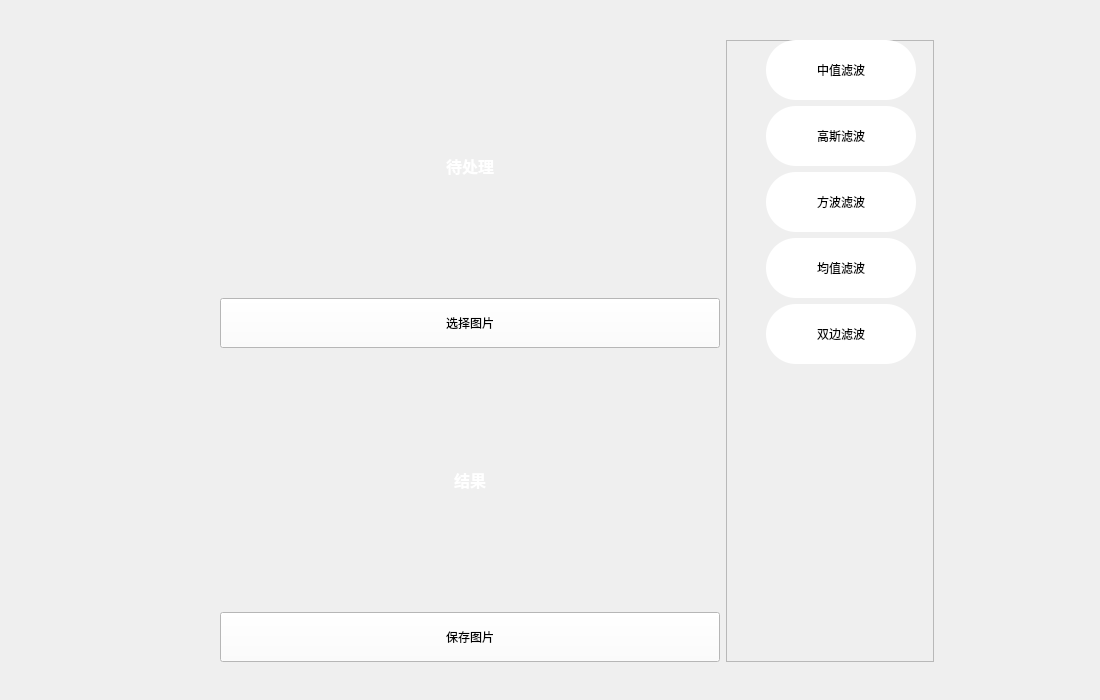
<?xml version="1.0" encoding="UTF-8"?>
<ui version="4.0">
 <class>Formwin5</class>
 <widget class="QWidget" name="Formwin5">
  <property name="geometry">
   <rect>
    <x>0</x>
    <y>0</y>
    <width>1100</width>
    <height>700</height>
   </rect>
  </property>
  <property name="minimumSize">
   <size>
    <width>1100</width>
    <height>700</height>
   </size>
  </property>
  <property name="maximumSize">
   <size>
    <width>1100</width>
    <height>700</height>
   </size>
  </property>
  <property name="windowTitle">
   <string>Form</string>
  </property>
  <widget class="QWidget" name="layoutWidget">
   <property name="geometry">
    <rect>
     <x>220</x>
     <y>40</y>
     <width>714</width>
     <height>622</height>
    </rect>
   </property>
   <layout class="QHBoxLayout" name="horizontalLayout">
    <item>
     <layout class="QGridLayout" name="gridLayout">
      <item row="0" column="0">
       <widget class="QLabel" name="label_daichuli">
        <property name="minimumSize">
         <size>
          <width>500</width>
          <height>250</height>
         </size>
        </property>
        <property name="maximumSize">
         <size>
          <width>500</width>
          <height>16777215</height>
         </size>
        </property>
        <property name="styleSheet">
         <string notr="true"/>
        </property>
        <property name="text">
         <string>&lt;html&gt;&lt;head/&gt;&lt;body&gt;&lt;p align=&quot;center&quot;&gt;&lt;span style=&quot; font-size:12pt; font-weight:600; color:#ffffff;&quot;&gt;待处理&lt;/span&gt;&lt;/p&gt;&lt;/body&gt;&lt;/html&gt;</string>
        </property>
       </widget>
      </item>
      <item row="1" column="0">
       <widget class="QPushButton" name="pushButton_load">
        <property name="minimumSize">
         <size>
          <width>500</width>
          <height>50</height>
         </size>
        </property>
        <property name="styleSheet">
         <string notr="true">background-color: rgb(255, 255, 255);</string>
        </property>
        <property name="text">
         <string>选择图片</string>
        </property>
       </widget>
      </item>
      <item row="2" column="0">
       <widget class="QLabel" name="label_jieguo">
        <property name="minimumSize">
         <size>
          <width>500</width>
          <height>250</height>
         </size>
        </property>
        <property name="styleSheet">
         <string notr="true"/>
        </property>
        <property name="text">
         <string>&lt;html&gt;&lt;head/&gt;&lt;body&gt;&lt;p align=&quot;center&quot;&gt;&lt;span style=&quot; font-size:12pt; font-weight:600; color:#ffffff;&quot;&gt;结果&lt;/span&gt;&lt;/p&gt;&lt;/body&gt;&lt;/html&gt;</string>
        </property>
       </widget>
      </item>
      <item row="3" column="0">
       <widget class="QPushButton" name="pushButton_save">
        <property name="minimumSize">
         <size>
          <width>500</width>
          <height>50</height>
         </size>
        </property>
        <property name="styleSheet">
         <string notr="true">background-color: rgb(255, 255, 255);</string>
        </property>
        <property name="text">
         <string>保存图片</string>
        </property>
       </widget>
      </item>
     </layout>
    </item>
    <item>
     <widget class="QFrame" name="frame">
      <property name="minimumSize">
       <size>
        <width>40</width>
        <height>0</height>
       </size>
      </property>
      <property name="frameShape">
       <enum>QFrame::StyledPanel</enum>
      </property>
      <property name="frameShadow">
       <enum>QFrame::Raised</enum>
      </property>
      <widget class="QWidget" name="layoutWidget">
       <property name="geometry">
        <rect>
         <x>40</x>
         <y>0</y>
         <width>158</width>
         <height>580</height>
        </rect>
       </property>
       <layout class="QFormLayout" name="formLayout">
        <item row="0" column="0">
         <widget class="QPushButton" name="pushButton_zhongzhi">
          <property name="minimumSize">
           <size>
            <width>150</width>
            <height>60</height>
           </size>
          </property>
          <property name="styleSheet">
           <string notr="true">background-color: rgb(255, 255, 255);
border-radius:30px;</string>
          </property>
          <property name="text">
           <string>中值滤波</string>
          </property>
         </widget>
        </item>
        <item row="1" column="0">
         <widget class="QPushButton" name="pushButton_gauss">
          <property name="minimumSize">
           <size>
            <width>150</width>
            <height>60</height>
           </size>
          </property>
          <property name="styleSheet">
           <string notr="true">background-color: rgb(255, 255, 255);
border-radius:30px;</string>
          </property>
          <property name="text">
           <string>高斯滤波</string>
          </property>
         </widget>
        </item>
        <item row="2" column="0">
         <widget class="QPushButton" name="pushButton_fangbo">
          <property name="minimumSize">
           <size>
            <width>150</width>
            <height>60</height>
           </size>
          </property>
          <property name="styleSheet">
           <string notr="true">background-color: rgb(255, 255, 255);
border-radius:30px;</string>
          </property>
          <property name="text">
           <string>方波滤波</string>
          </property>
         </widget>
        </item>
        <item row="3" column="0">
         <widget class="QPushButton" name="pushButton_junzhi">
          <property name="minimumSize">
           <size>
            <width>150</width>
            <height>60</height>
           </size>
          </property>
          <property name="styleSheet">
           <string notr="true">background-color: rgb(255, 255, 255);
border-radius:30px;</string>
          </property>
          <property name="text">
           <string>均值滤波</string>
          </property>
         </widget>
        </item>
        <item row="4" column="0">
         <widget class="QPushButton" name="pushButton_suangbian">
          <property name="minimumSize">
           <size>
            <width>150</width>
            <height>60</height>
           </size>
          </property>
          <property name="styleSheet">
           <string notr="true">background-color: rgb(255, 255, 255);
border-radius:30px;</string>
          </property>
          <property name="text">
           <string>双边滤波</string>
          </property>
         </widget>
        </item>
       </layout>
      </widget>
     </widget>
    </item>
   </layout>
  </widget>
 </widget>
 <resources/>
 <connections/>
</ui>
